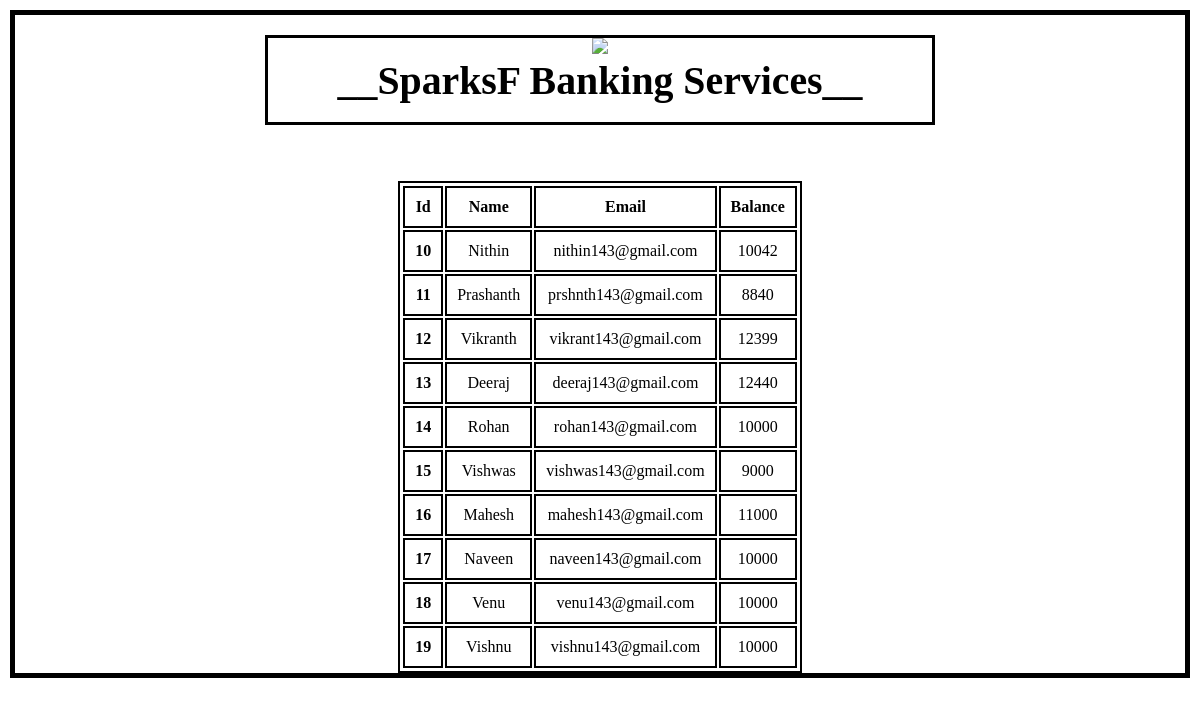
Page /twopage on the earlier database version.
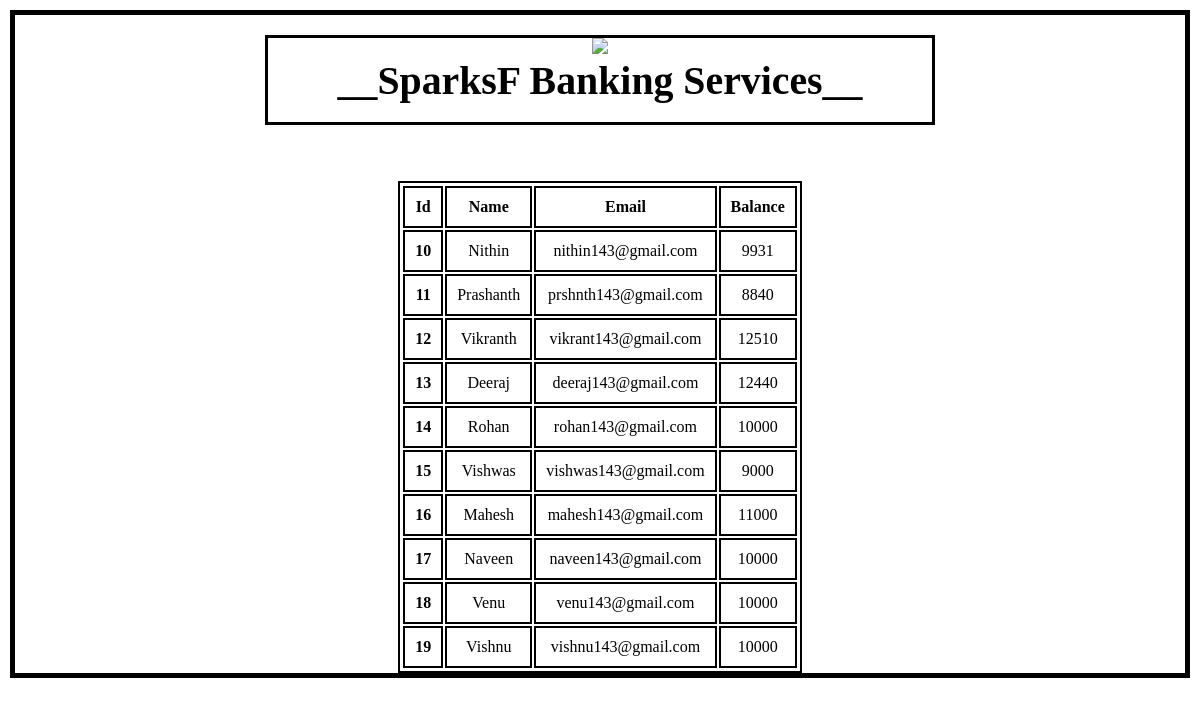
Same page on the later database version.
### bank/models.py (models this page shows, shortened)
class Transfers(models.Model):
    id = models.AutoField(primary_key=True)
    name=models.CharField(max_length=20,null=True)
    email=models.CharField(max_length=20,null=True)
    balance=models.IntegerField(null=True)

### bank/views.py (the view)
# urls.py: path('twopage',views.twopage,name='twopage'),
def twopage(request):
    andy=Transfers.objects.all()
    return render(request,'twopage.html',{'andy':andy})

### Templates/twopage.html (shortened to what this page needs)
<!DOCTYPE html>
<html>
    <head>
    </head>
    <body>
        <form method="post" action="/">
            <center>
                <div style="margin:20px 250px;border:3px solid black;">
                    <img src="https://encrypted-tbn0.gstatic.com/images?q=tbn:ANd9GcRYaEHdIuHsvRR6QpLFzfsk1bl5cVi7IJLEWw&usqp=CAU"><br>
                <big><big><big><big><big><b>__SparksF Banking Services__</h1></big></big></big></big></big></b><br><br>
                </div>
            <br><br>
        <table>
            <tr>
                <th><b>Id</b></th>
                <td><b>Name</b></td>
                <td><b>Email</b></td>
                <td><b>Balance</b></td>
                </tr>
            {% for i in andy %}
            <tr>
            <th>{{i.id}}</th>
            <td>{{i.name}}</td>
            <td>{{i.email}}</td>
            <td>{{i.balance}}</td>
            </tr>
            {% endfor %}
        </table>
    </form>
    </body>
</html>

Differences in the rows shown:
changed Transfers "Nithin": balance "10042" → "9931"
changed Transfers "Vikranth": balance "12399" → "12510"
